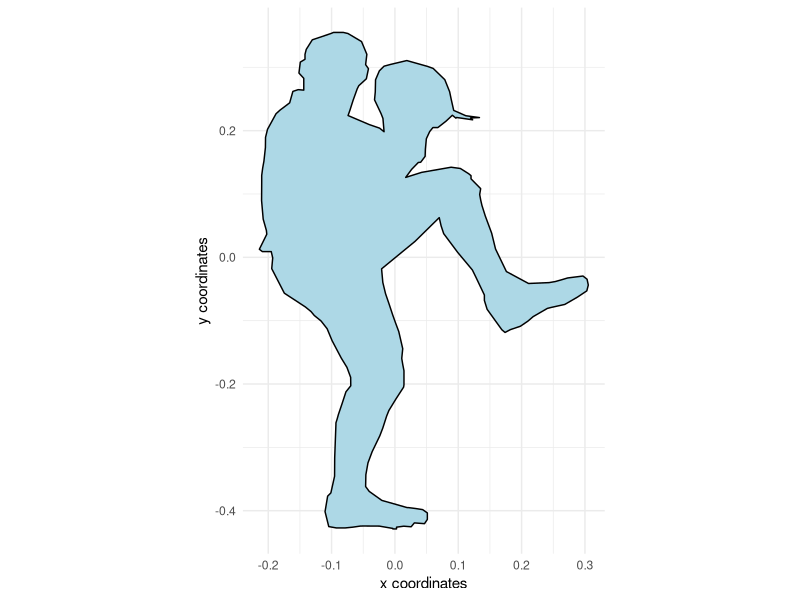
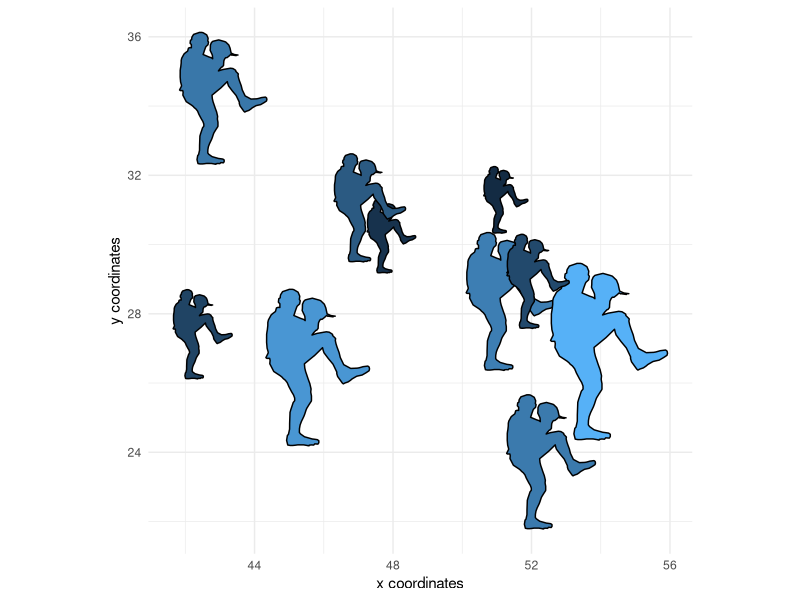

Write R code to recreate these figures, in order.
## ---- chunk 1
path <- "380.5,141 382.3,142 397.6,148.6 402.5,158.5 403.5,163.6 403.5,168.7 407.3,171.6 408.4,182.9 404.5,188.3 404.5,194.7 404.5,200.5 409,200 413.3,201.8 415.9,213.6 423.5,220.9 426.9,224.8 433.8,240.9 435.4,249.2 435.5,259.7 436.7,273.7 437.7,280.8 438.5,288.4 438.5,295.9 438.6,314.4 437.3,333.5 434.7,345.3 434.4,349.1 440.4,364.6 438,367 430.8,367 429.6,373.5 430.4,384.6 420.2,409.9 403.2,424.1 398.6,428.9 396,432.9 390.5,438.6 385.6,446.6 381.6,458.9 374.2,476.8 369.6,486.4 366.6,496.7 366.5,505.4 370.4,511.6 373.5,523.7 376.5,535 377.5,539.6 378.5,543.7 378.5,545.1 379.5,579.7 379.6,598.7 382.6,615.9 385.2,619.2 387.3,635.2 384.3,650.6 378.1,652 371.1,652 364.9,651.2 358.9,650.1 356.5,650 343.5,650.1 332.5,652.5 332.5,653 329.5,653 329.5,651.2 323.7,650.2 317.7,650.8 315.1,646.8 306.9,647.6 304.6,643.2 304.6,636.5 308.4,633.1 313.9,632 320,631 321,631 341.4,623.6 351.6,614.3 354.5,609.3 354.3,597.1 352.6,584.9 349.2,573.3 343,556.9 340.6,548.9 337.5,536.6 335.7,530.9 330.1,519.2 323.8,506.8 323.5,504.4 323.5,489.9 324.5,483.3 325.3,477.2 324.7,469.6 324.5,467.2 327.7,449.5 330.3,440.6 332.7,432 335.5,421.2 338.4,410.4 340.6,398.8 341.6,384.8 314.5,356.4 299.5,337.6 295,332 293.5,340.4 291.4,348.5 280.1,367.8 268.2,386 265.4,393.3 258.5,411.8 258.5,417.4 256.3,426.5 244.4,447.6 241.8,450.4 237.5,447.5 229.4,444 223.4,438.8 219.1,434.1 207.6,425.6 204.5,424.6 193.5,421.5 183.2,413.9 175.7,407.5 174.5,401.5 175.5,395.5 178.8,392.2 191.2,394.2 195.9,396 201.2,397.9 206.2,399 222.8,399.9 240.7,387.6 249.5,364.3 252.6,348.1 257.8,330.2 260.5,319.3 261.5,313.7 262.3,308.1 261.5,302.1 269.3,292 269.3,288.7 271.2,286.7 277.9,281.3 285.4,280 309.2,285.3 322.1,290.5 317.3,282.2 311.9,275.1 310,274.9 306.4,268.8 306.2,261.5 305.4,250.6 302.7,243.2 300.1,239.1 296.1,239.1 289.5,232.5 284.4,226.4 281.5,229.4 281,228.7 268,231.1 269.7,229.2 262.5,228.8 273.5,226.9 283.3,221.4 285.3,210.1 286.6,202.1 290.5,189.7 293.5,186 299.9,178.1 304.5,176 321.2,170 334.4,174 339.6,175.8 343.4,180.6 346.5,189.9 346.5,191.3 346.7,202.4 347.3,210.5 342,224.8 340.5,229.7 339.6,243.4 343.2,239.7 351.6,236 368.7,226.7 367.2,221.3 364.6,210.9 361.3,199.2 360,195.9 353.9,188.8 352.2,178.4 354.5,174.2 353.5,163.6 357.8,150.4 368.8,142.1 372.5,141 380.5,141"
## ---- chunk 2
path <-  gsub(' ', ',', path)
## ---- chunk 3
path <-  as.numeric(unlist(strsplit(path, ',')))
## ---- chunk 4
glyph <- data.frame(xsh = path[ c(T,F) ],
                    ysh = path[ c(F,T) ],
                    id  = 1)
## ---- chunk 5
glyph$xsh <- with(glyph, (mean(xsh) - xsh) / dist( range(xsh, ysh) ) )
glyph$ysh <- with(glyph, (mean(ysh) - ysh) / dist( range(xsh, ysh) ) )
## ---- chunk 6
library(ggplot2)

ggplot(glyph) + 
  theme_minimal() +
  coord_equal() +
  geom_polygon(aes(x = xsh, 
                   y = ysh, 
                   group = id),
               color = 'black', 
               fill = 'lightblue') +
  labs(x = 'x coordinates', 
       y = 'y coordinates')
## ---- chunk 7
d <- data.frame(x = rnorm(10, 50, 5),
                y = rnorm(10, 30, 5),
                size = rnorm(10, 4, 1))
## ---- chunk 8
d$observation <- seq_len( NROW(d) )
d$id <- 1
d <- merge(d, glyph)
## ---- chunk 9
ggplot(d) + 
  theme_minimal() +
  theme(legend.position = '') +
  coord_equal() +
  geom_polygon(aes(x = x + xsh * size, 
                   y = y + ysh * size, 
                   group = observation,
                   fill = size), 
               color = "black") +
  labs(x = 'x coordinates', 
       y = 'y coordinates')
